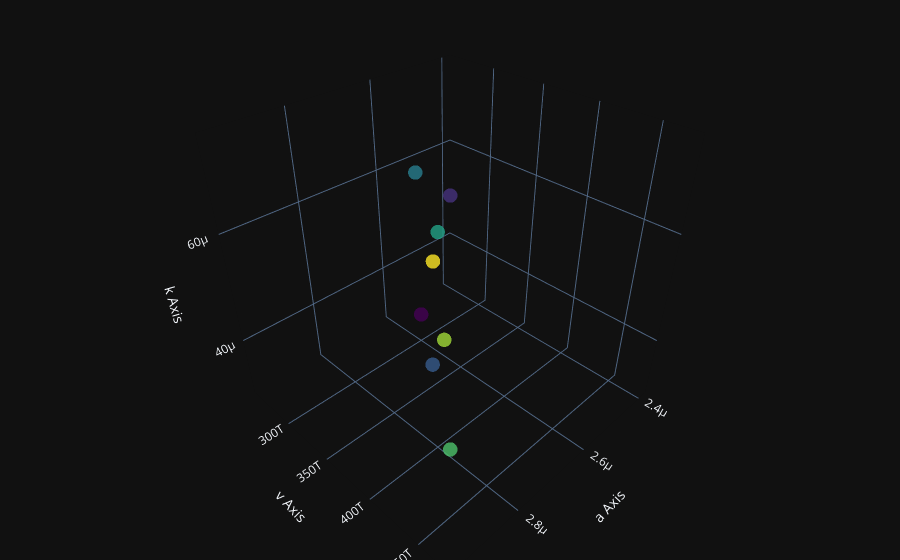

Notebook source saved alongside this figure:
### Code cell
import plotly.graph_objects as go
import numpy as np

# Use index as color
color_by_index = np.arange(len(all_a))

fig = go.Figure(data=[go.Scatter3d(
    x=all_a,
    y=all_v,
    z=all_k,
    mode='markers',
    marker=dict(
        size=5,
        color=color_by_index,
        colorscale='Viridis',
        opacity=0.8
    )
)])

fig.update_layout(
    scene=dict(
        xaxis_title='a Axis',
        yaxis_title='v Axis',
        zaxis_title='k Axis'
    ),
    margin=dict(l=0, r=0, b=0, t=0)
)

fig.show()

### Figure 1 — Plotly figure (JSON) as saved in the notebook; plotly's stock layout.template omitted (floating-point values rounded to 4 significant figures)
{"data": [{"marker": {"color": [0, 1, 2, 3, 4, 5, 6, 7], "colorscale": [[0.0, "#440154"], [0.1111, "#482878"], [0.2222, "#3e4989"], [0.3333, "#31688e"], [0.4444, "#26828e"], [0.5556, "#1f9e89"], [0.6667, "#35b779"], [0.7778, "#6ece58"], [0.8889, "#b5de2b"], [1.0, "#fde725"]], "opacity": 0.8, "size": 5}, "mode": "markers", "x": [2.61e-06, 2.392e-06, 2.798e-06, 2.792e-06, 2.843e-06, 2.957e-06, 2.574e-06, 2.583e-06], "y": [305100000000000.0, 258100000000000.0, 394800000000000.0, 380700000000000.0, 419500000000000.0, 472800000000000.0, 319600000000000.0, 310100000000000.0], "z": [3.563e-05, 4.956e-05, 4.497e-05, 7.414e-05, 7.087e-05, 5.042e-05, 2.978e-05, 4.656e-05], "type": "scatter3d"}], "layout": {"margin": {"l": 0, "r": 0, "b": 0, "t": 0}, "scene": {"xaxis": {"title": {"text": "a Axis"}}, "yaxis": {"title": {"text": "v Axis"}}, "zaxis": {"title": {"text": "k Axis"}}}}}
